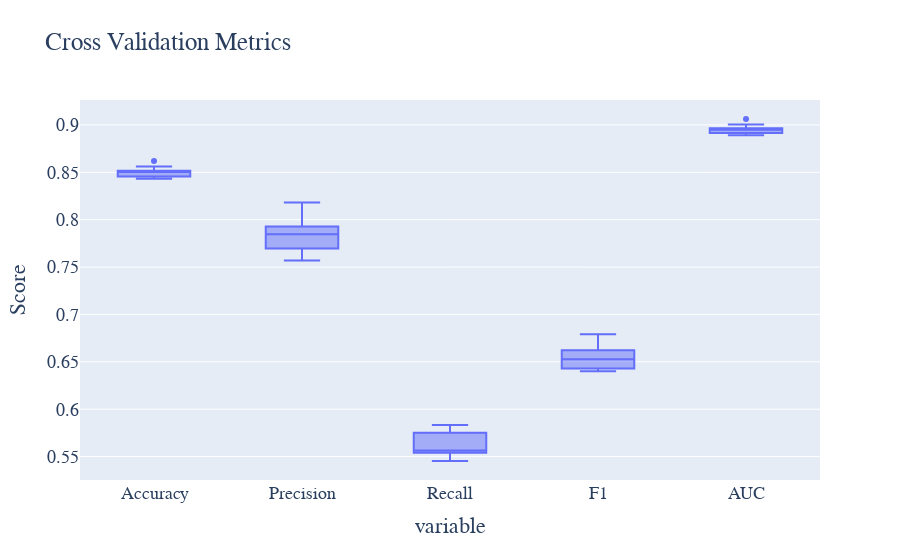

This figure's notebook cell:
### Code cell
# 执行交叉验证
cv_results = cross_validate(lr_model, X_train, y_train, cv=10, scoring=['accuracy', 'precision', 'recall', 'f1', 'roc_auc'])

# 提取交叉验证结果
cv_accuracy = cv_results['test_accuracy']
cv_precision = cv_results['test_precision']
cv_recall = cv_results['test_recall']
cv_f1 = cv_results['test_f1']
cv_roc = cv_results['test_roc_auc']

# 绘制交叉验证结果的箱线图
cv_metrics_data = pd.DataFrame({
    'Accuracy': cv_accuracy,
    'Precision': cv_precision,
    'Recall': cv_recall,
    'F1': cv_f1,
    'AUC': cv_roc
})

# 绘制交叉验证结果的箱线图
fig = px.box(cv_metrics_data, title='Cross Validation Metrics')
fig.update_layout(
    yaxis_title='Score', showlegend=False,
    font=dict(family='Times New Roman', size=18)
)
fig.write_html('Image/4_6_1_7.html')
fig.show()

### Figure 1 — Plotly figure (JSON) as saved in the notebook; plotly's stock layout.template omitted (floating-point values rounded to 4 significant figures)
{"data": [{"alignmentgroup": "True", "hovertemplate": "variable=%{x}<br>value=%{y}<extra></extra>", "legendgroup": "", "marker": {"color": "#636efa"}, "name": "", "notched": false, "offsetgroup": "", "orientation": "v", "showlegend": false, "type": "box", "x": ["Accuracy", "Accuracy", "Accuracy", "Accuracy", "Accuracy", "Accuracy", "Accuracy", "Accuracy", "Accuracy", "Accuracy", "Precision", "Precision", "Precision", "Precision", "Precision", "Precision", "Precision", "Precision", "Precision", "Precision", "Recall", "Recall", "Recall", "Recall", "Recall", "Recall", "Recall", "Recall", "Recall", "Recall", "F1", "F1", "F1", "F1", "F1", "F1", "F1", "F1", "F1", "F1", "AUC", "AUC", "AUC", "AUC", "AUC", "AUC", "AUC", "AUC", "AUC", "AUC"], "x0": " ", "xaxis": "x", "y": [0.8431, 0.8457, 0.8517, 0.8457, 0.8514, 0.8561, 0.8501, 0.8618, 0.8504, 0.8501, 0.7568, 0.7695, 0.7928, 0.7746, 0.7837, 0.797, 0.7857, 0.818, 0.7894, 0.7657, 0.5553, 0.552, 0.556, 0.5453, 0.5653, 0.5752, 0.5566, 0.5806, 0.5539, 0.5832, 0.6406, 0.6429, 0.6536, 0.6401, 0.6569, 0.6682, 0.6516, 0.6791, 0.651, 0.6621, 0.8908, 0.889, 0.8953, 0.8914, 0.8923, 0.9062, 0.8944, 0.8966, 0.9004, 0.896], "y0": " ", "yaxis": "y"}], "layout": {"boxmode": "group", "font": {"family": "Times New Roman", "size": 18}, "legend": {"tracegroupgap": 0}, "showlegend": false, "title": {"text": "Cross Validation Metrics"}, "xaxis": {"anchor": "y", "domain": [0, 1], "title": {"text": "variable"}}, "yaxis": {"anchor": "x", "domain": [0, 1], "title": {"text": "Score"}}}}
